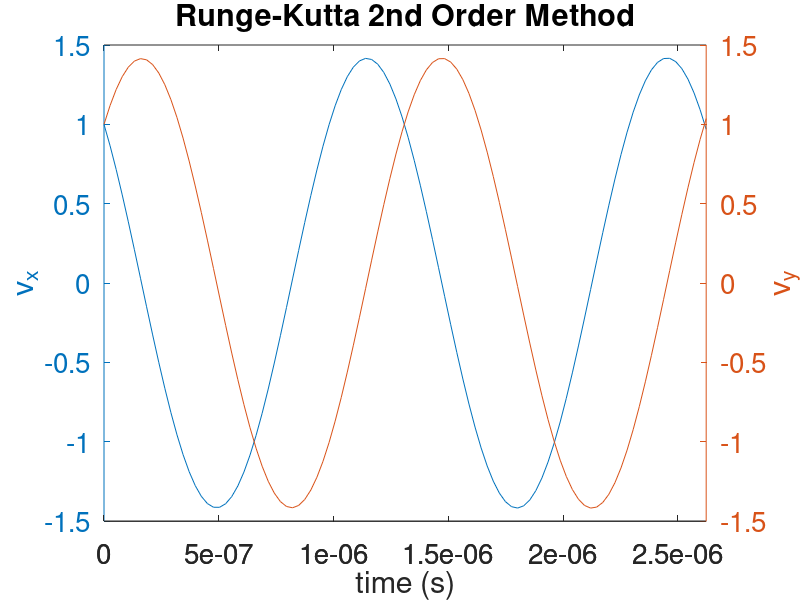
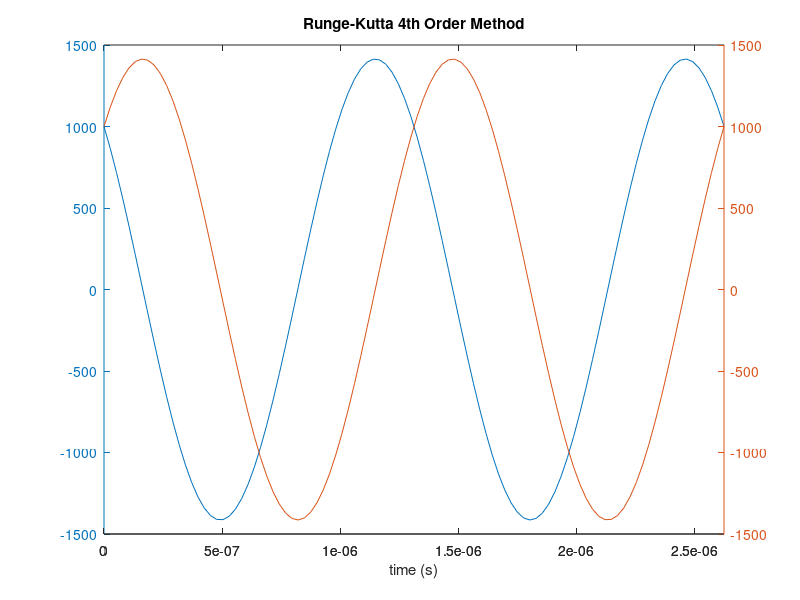
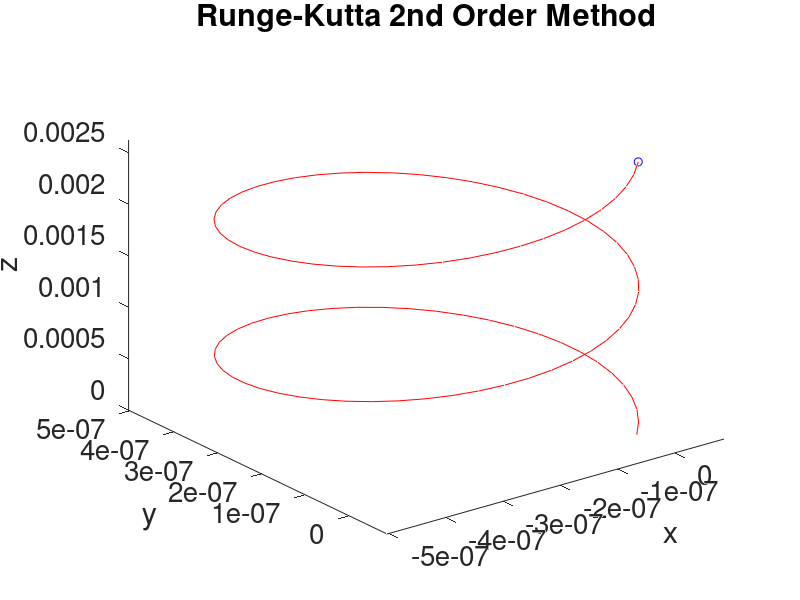
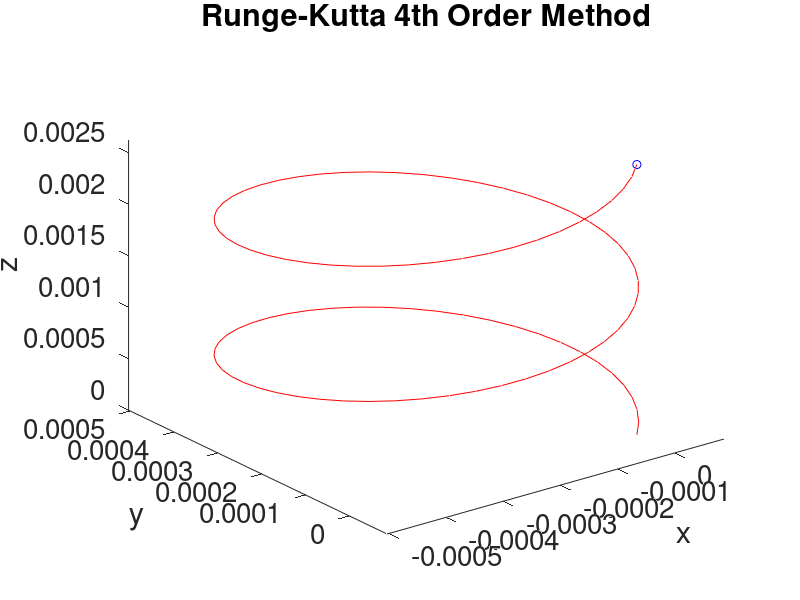

These figures' MATLAB source, in order:
%% RK2 and systems of equations, oscillating charge example
% charged particle moving in the x-y direction in a magnetic field which
% has only a z-component...
%
% m dv/dt = q v x B 
% (ma = F)
%
% v = (vx,vy); B=(0,0,B);
%
% Resulting in the following system of equations:
%    m dvx/dt = q vy B
%    m dvy/dt = -q vx B

q=-1.6e-19;
m=1.67e-31;
B=5e-6;
omega=q*B/m;    %frequency of oscillation (can be shown via solution by hand gives a SHO)
tmin=0;
tmax=2*2*pi/abs(omega);    % follow particle for one oscillation periods
t=linspace(tmin,tmax,100);
dt=t(2)-t(1);
lt=numel(t);

% RK2 Method
vx=zeros(1,lt);
vy=zeros(1,lt);
vx(1)=1;     % vx initial conditions
vy(1)=1;     % vy initial conditions
% Loop for applying RK2 to a system of two equations
for n=2:lt
    %step x and y components together, this is the half update
    vxhalf=vx(n-1)+dt/2*(omega*vy(n-1));
    vyhalf=vy(n-1)-dt/2*(omega*vx(n-1));
    
    %now the full update
    vx(n)=vx(n-1)+dt*(omega*vyhalf);
    vy(n)=vy(n-1)-dt*(omega*vxhalf);    
end %for


%RK4 method
vx4=zeros(1,lt);
vy4=zeros(1,lt);
vx4(1)=1e3;     % vx initial conditions
vy4(1)=1e3;     % vy initial conditions

% Loop for applying RK4 to a system of two equations
for n=2:lt
    k1x=dt*(omega*vy4(n-1));    %k1 for the x differential equation
    k1y=-dt*(omega*vx4(n-1));    %k1 for the y differential equation
    
    k2x=dt*omega*(vy4(n-1)+k1y/2);
    k2y=-dt*omega*(vx4(n-1)+k1x/2);
    
    k3x=dt*omega*(vy4(n-1)+k2y/2);
    k3y=-dt*omega*(vx4(n-1)+k2x/2); 
    
    k4x=dt*omega*(vy4(n-1)+k3y);
    k4y=-dt*omega*(vx4(n-1)+k3x); 
    
    vx4(n)=vx4(n-1)+1/6*(k1x+2*k2x+2*k3x+k4x);
    vy4(n)=vy4(n-1)+1/6*(k1y+2*k2y+2*k3y+k4y);
end %for

%RK2 Integrate velocity to get position as a fn. of time, this assumes that the
%particle is initially at x,y = (0,0)
x=cumtrapz(t,vx);    %Matlab built-in for accumulating an integral value
y=cumtrapz(t,vy);
vz=1e3;
z=vz*t;

%RK4 integrate velocity to get position as a fn. of time, this assumes that the
%particle is initially at x,y = (0,0)
x4=cumtrapz(t,vx4);
y4=cumtrapz(t,vy4);
vz4=1e3;
z4=vz4*t;

% Plot velocity solutions for both RK2 and RK4
figure(1);
ax=plotyy(t,vx,t,vy);
set(ax(1),'FontSize',20);
set(ax(2),'FontSize',20);
xlabel('time (s)');
ylabel(ax(1),'v_x');
ylabel(ax(2),'v_y');
title('Runge-Kutta 2nd Order Method');

figure(2);
ax4=plotyy(t,vx4,t,vy4);
set(ax(1),'FontSize',20);
set(ax(2),'FontSize',20);
xlabel('time (s)');
ylabel(ax(1),'v_x');
ylabel(ax(2),'v_y');
title('Runge-Kutta 4th Order Method');

% Comet plot demo
figure(3);
comet3(x,y,z);
set(gca,'FontSize',20);
xlabel('x');
ylabel('y');
zlabel('z');
title('Runge-Kutta 2nd Order Method');

figure(4);
comet3(x4,y4,z4);
set(gca,'FontSize',20);
xlabel('x');
ylabel('y');
zlabel('z');
title('Runge-Kutta 4th Order Method');
